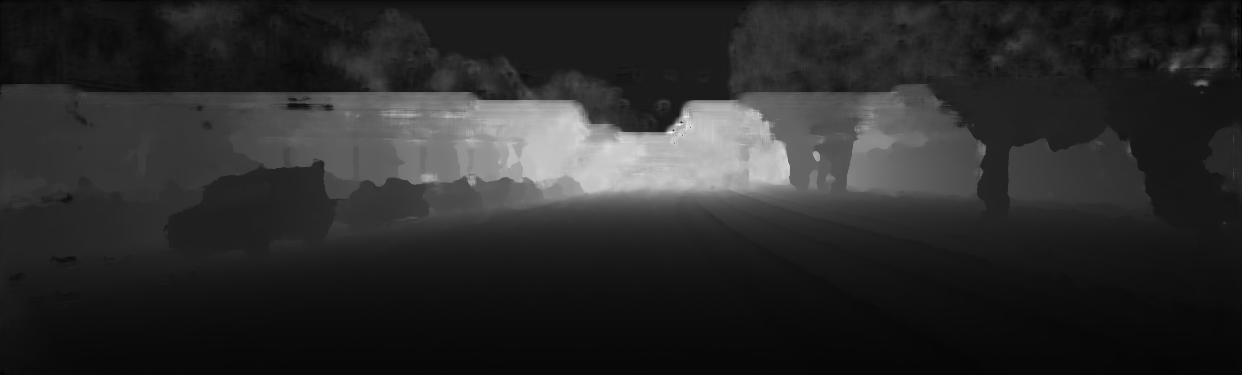
#> input picture augment/completed_depth_kitti.png, 1242 x 375 px
$ python 3d_aug.py   (older library calls are emulated)
#> lines starting #> are read from the running program, lines starting #| are printed output that depends on the picture
#import open3d as o3d
from matplotlib import pyplot as plt
import numpy as np
import cv2
import math
from PIL import Image
import argparse

def str2bool(v):
  return v.lower() in ('true', '1')

def pixel_coord_np(width, height):
    x = np.linspace(0, width - 1, width).astype(np.int)
    y = np.linspace(0, height - 1, height).astype(np.int)
    [x, y] = np.meshgrid(x, y)
    return np.vstack((x.flatten(), y.flatten(), np.ones_like(x.flatten())))

def depth_read(filename):
    # loads depth map D from png file
    # and returns it as a numpy array,
    # for details see readme.txt

#> called with filename = 'completed_depth_kitti.png'
    depth_png = np.array(Image.open(filename), dtype=int)
    # make sure we have a proper 16bit depth map here.. not 8bit!
    assert(np.max(depth_png) > 255)

    depth = depth_png.astype(np.float) / 256.
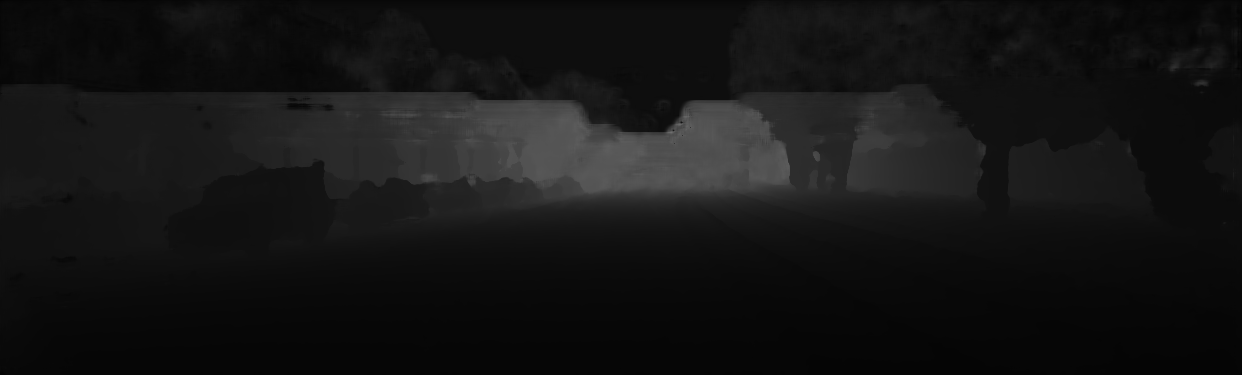
#> depth: shape (375, 1242) float64; min 2.58, max 110.2, mean 20.8
    depth[depth_png == 0] = -1.
    return depth

# [41 lines left out: functions get_r_matrix, get_shear_x, get_shear_y, get_shear_z, not called in this run]

def read_raw_calib_file(filepath):
    # From https://github.com/utiasSTARS/pykitti/blob/master/pykitti/utils.py
    """Read in a calibration file and parse into a dictionary."""
    data = {}

    with open(filepath, 'r') as f:
        for line in f.readlines():
            key, value = line.split(':', 1)
            # The only non-float values in these files are dates, which
            # we don't care about anyway
            try:
                data[key] = np.array([float(x) for x in value.split()])
            except ValueError:
                pass
    return data

# [17 lines left out: function perform_shearing, not called in this run]


def main():
	parser = argparse.ArgumentParser()
	parser.add_argument('-rotate', action='store_true')
	parser.add_argument('-trans', action='store_true')
	parser.add_argument('-shear', action='store_true')
	parser.add_argument('-recenter', action='store_true')

	parser.add_argument('-rx', type=int, default=0)
	parser.add_argument('-ry', type=int, default=0)
	parser.add_argument('-rz', type=int, default=0)

	parser.add_argument('-tx', type=float, default=0)
	parser.add_argument('-ty', type=float, default=0)
	parser.add_argument('-tz', type=float, default=0)

	parser.add_argument('-axis', type=str, default='x')
	parser.add_argument('-s1', type=float, default=0)
	parser.add_argument('-s2', type=float, default=0)


	parser.add_argument('-save_dir', type=str, default='./aug_kitti_example')

	args = parser.parse_args()

	#load image
	depth = depth_read('completed_depth_kitti.png')
	color_raw = cv2.imread('rgb.png')
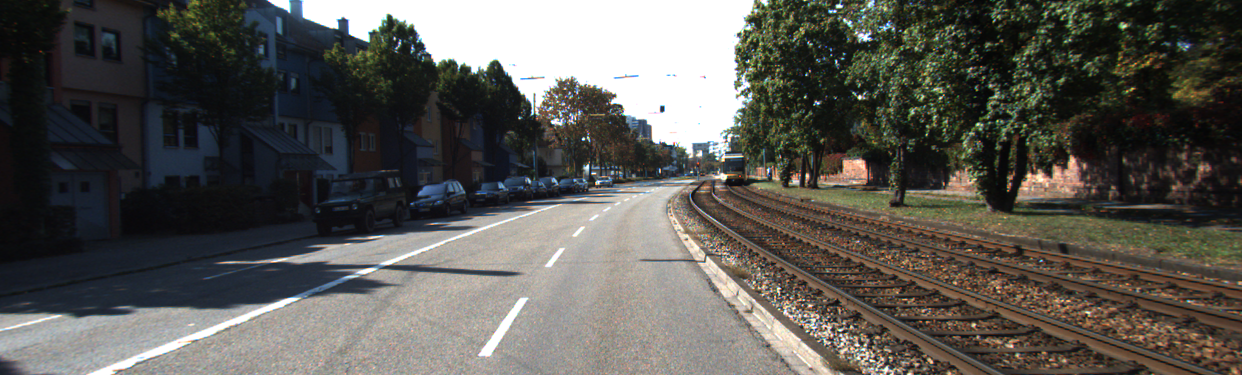
#> input picture augment/rgb.png, 1242 x 375 px
#> color_raw is the input picture: shape (375, 1242, 3); mean B, G, R 83.2, 88.2, 89.9

	# for kitti
	intrinsics_raw = read_raw_calib_file('calib_cam_to_cam.txt')
#> (reads augment/calib_cam_to_cam.txt from the repository)
	intrinsics_raw = np.reshape(intrinsics_raw['P_rect_02'],(3,4))
	intrinsic = intrinsics_raw[:3,:3]
	inv_intrinsic = np.linalg.inv(intrinsic)

	#image to coord list + RGB

	height = depth.shape[0]
#> height = 375
	width = depth.shape[1]
#> width = 1242

	#reproject to cam_coord
	image_coord = pixel_coord_np(width,height)
	cam_coords = (inv_intrinsic[:3, :3] @ image_coord * depth.flatten()).T

	center = np.array([height/2, width/2,1])
#> center = [187.5, 621, 1]
	center_depth = depth[int(height/2),int(width/2)]
#> center_depth = 81
	center_in_cam_coord = (inv_intrinsic[:3, :3] @ center * center_depth).T
#> center_in_cam_coord = [-47.72, 50.46, 81]
	print(center_in_cam_coord.shape)
#| (3,)


	filename = ''

	if args.rotate == True:
		print("Using rotation: rx ry rz",args.rx,args.ry,args.rz)
		R = get_r_matrix(args.rx,args.ry,args.rz)
		cam_coords = np.matmul(cam_coords,R)
		center_in_cam_coord = np.matmul(center_in_cam_coord,R)
		filename += ('x'+str(args.rx)+'_y'+str(args.ry)+'_z'+str(args.rz))
	else:
		filename += 'NoR_'

	if args.shear == True:
		print("Using Shearing along " + args.axis + "axis: s1 s2" + str(args.s1) + str(args.s2))
		cam_coords,sh = perform_shearing(cam_coords,args.axis,args.s1,args.s2)
		center_in_cam_coord = np.append(center_in_cam_coord,1)
		center_in_cam_coord = np.matmul(sh,center_in_cam_coord.T).T[:3]
		filename += (args.axis +'_s1_'+str(args.s1)+'_s2_'+str(args.s2))
	else:
		filename += 'NoS_'

	if args.trans == True:
		print("Using translation: ",[args.tx,args.ty,args.tz])
		T = [args.tx,args.ty,args.tz]
		valid_area = cam_coords[:,2] >= -T[-1]
		cam_coords[valid_area,-1] = cam_coords[valid_area,-1] + T[-1]
		if center_in_cam_coord[-1] >= -T[-1]:
			center_in_cam_coord = center_in_cam_coord + T

		filename += '_t'+str(args.tx)+'_'+str(args.ty)+'_'+str(args.tz)
	else:
		filename += 'NoT_'

	#back proj
	print(center_in_cam_coord.shape)
#| (3,)
	new_image_coords = (intrinsic @ cam_coords.T / (cam_coords[:,2]+ 1e-6)).T
	new_image_center = (intrinsic @ center_in_cam_coord.T / (center_in_cam_coord[2]+ 1e-6)).T
#> new_image_center = [187.5, 621, 1]

	new_img_x = new_image_coords[:,0]
	new_img_y = new_image_coords[:,1]

	# bring warpped image back to frame
	offset_x = int(height/2) - new_image_center[0]
#> offset_x = -0.5
	offset_y = int(width/2) - new_image_center[1]
#> offset_y = 7.67e-06


	if args.recenter == True:
		new_img_x = new_img_x + offset_x
		new_img_y = new_img_y + offset_y
		filename += '_C'
	else:
		filename += '_NC'

	new_img_x = (new_img_x).reshape(height,width).astype(np.float32)
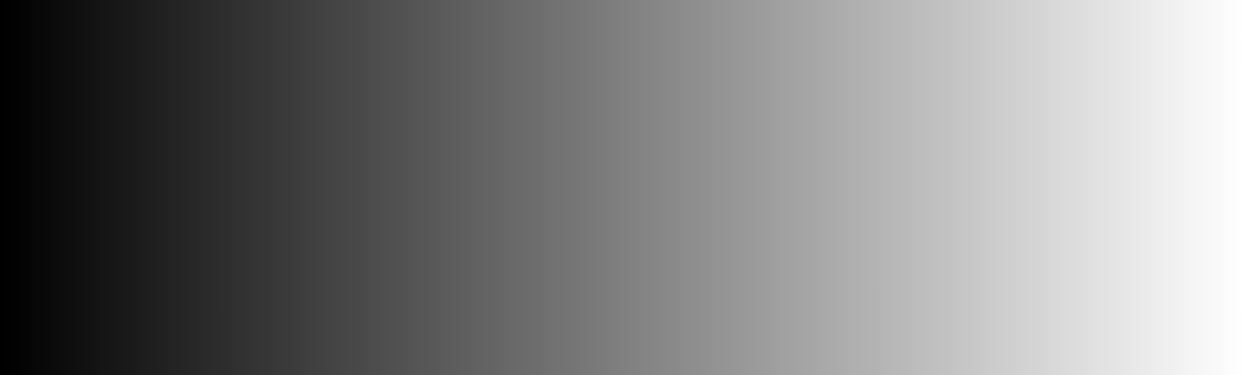
#> new_img_x: shape (375, 1242) float32; min -1.29e-13, max 1241, mean 620.5; drawn with min black and max white
	new_img_y = (new_img_y).reshape(height,width).astype(np.float32)
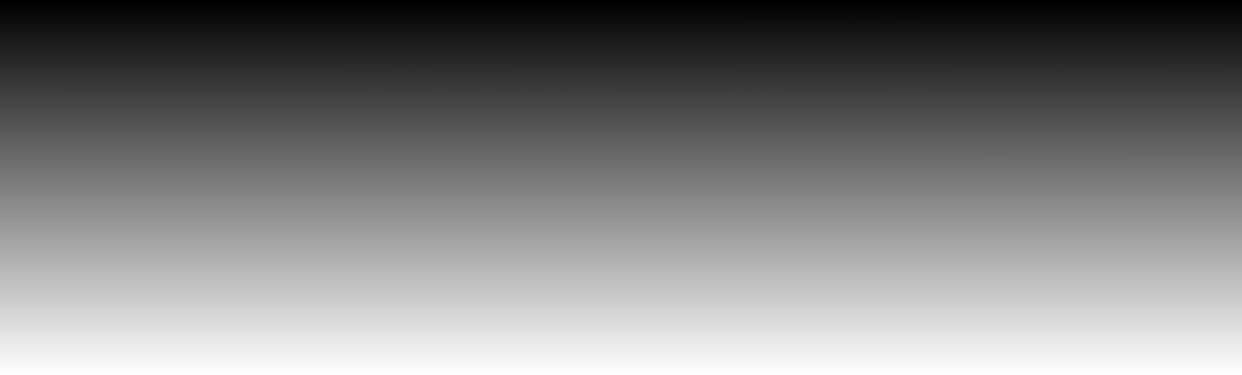
#> new_img_y: shape (375, 1242) float32; min -1.83e-14, max 374, mean 187; drawn with min black and max white


	trans = cv2.remap(color_raw,new_img_x,new_img_y,cv2.INTER_LINEAR)
	final_path = args.save_dir + '/' + filename + '.png'
	cv2.imwrite(final_path,trans)


if __name__ == "__main__":
	main()
